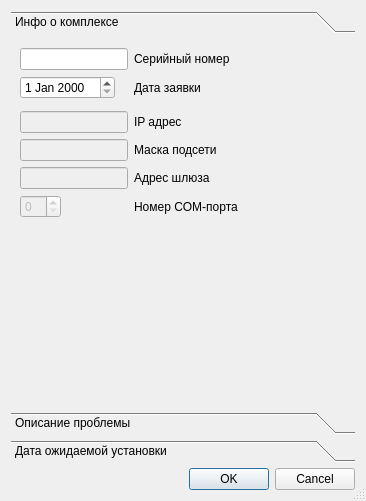
<?xml version="1.0" encoding="UTF-8"?>
<ui version="4.0">
 <class>Dialog</class>
 <widget class="QDialog" name="Dialog">
  <property name="geometry">
   <rect>
    <x>0</x>
    <y>0</y>
    <width>366</width>
    <height>501</height>
   </rect>
  </property>
  <property name="windowTitle">
   <string>Dialog</string>
  </property>
  <property name="sizeGripEnabled">
   <bool>true</bool>
  </property>
  <layout class="QVBoxLayout" name="verticalLayout">
   <item>
    <widget class="QToolBox" name="toolBox">
     <property name="currentIndex">
      <number>0</number>
     </property>
     <widget class="QWidget" name="page">
      <property name="geometry">
       <rect>
        <x>0</x>
        <y>0</y>
        <width>348</width>
        <height>355</height>
       </rect>
      </property>
      <attribute name="label">
       <string>Инфо о комплексе</string>
      </attribute>
      <layout class="QVBoxLayout" name="verticalLayout_2">
       <item>
        <layout class="QFormLayout" name="formLayout">
         <item row="0" column="0">
          <widget class="QLineEdit" name="serialNumberEdit"/>
         </item>
         <item row="0" column="1">
          <widget class="QLabel" name="label">
           <property name="text">
            <string>Серийный номер</string>
           </property>
          </widget>
         </item>
         <item row="1" column="0">
          <widget class="QDateEdit" name="dateCreationEdit"/>
         </item>
         <item row="1" column="1">
          <widget class="QLabel" name="label_2">
           <property name="text">
            <string>Дата заявки</string>
           </property>
          </widget>
         </item>
         <item row="5" column="0">
          <widget class="QLineEdit" name="ipEdit">
           <property name="enabled">
            <bool>false</bool>
           </property>
          </widget>
         </item>
         <item row="5" column="1">
          <widget class="QLabel" name="label_3">
           <property name="text">
            <string>IP адрес</string>
           </property>
          </widget>
         </item>
         <item row="6" column="0">
          <widget class="QLineEdit" name="netmaskEdit">
           <property name="enabled">
            <bool>false</bool>
           </property>
          </widget>
         </item>
         <item row="6" column="1">
          <widget class="QLabel" name="label_4">
           <property name="text">
            <string>Маска подсети</string>
           </property>
          </widget>
         </item>
         <item row="7" column="0">
          <widget class="QLineEdit" name="gatewayEdit">
           <property name="enabled">
            <bool>false</bool>
           </property>
          </widget>
         </item>
         <item row="7" column="1">
          <widget class="QLabel" name="label_5">
           <property name="text">
            <string>Адрес шлюза</string>
           </property>
          </widget>
         </item>
         <item row="8" column="0">
          <widget class="QSpinBox" name="comEdit">
           <property name="enabled">
            <bool>false</bool>
           </property>
          </widget>
         </item>
         <item row="8" column="1">
          <widget class="QLabel" name="label_6">
           <property name="text">
            <string>Номер COM-порта</string>
           </property>
          </widget>
         </item>
         <item row="4" column="0" colspan="2">
          <layout class="QVBoxLayout" name="typeDevicesLayout"/>
         </item>
        </layout>
       </item>
      </layout>
     </widget>
     <widget class="QWidget" name="page_2">
      <property name="geometry">
       <rect>
        <x>0</x>
        <y>0</y>
        <width>348</width>
        <height>355</height>
       </rect>
      </property>
      <attribute name="label">
       <string>Описание проблемы</string>
      </attribute>
      <layout class="QVBoxLayout" name="verticalLayout_4">
       <item>
        <layout class="QVBoxLayout" name="typicalProblemsLayout"/>
       </item>
       <item>
        <widget class="QTextBrowser" name="commentEdit">
         <property name="enabled">
          <bool>false</bool>
         </property>
        </widget>
       </item>
      </layout>
     </widget>
     <widget class="QWidget" name="page_3">
      <attribute name="label">
       <string>Дата ожидаемой установки</string>
      </attribute>
      <widget class="QCalendarWidget" name="desiredFinishDateCalendar">
       <property name="geometry">
        <rect>
         <x>10</x>
         <y>10</y>
         <width>331</width>
         <height>211</height>
        </rect>
       </property>
      </widget>
     </widget>
    </widget>
   </item>
   <item>
    <widget class="QDialogButtonBox" name="buttonBox">
     <property name="orientation">
      <enum>Qt::Horizontal</enum>
     </property>
     <property name="standardButtons">
      <set>QDialogButtonBox::Cancel|QDialogButtonBox::Ok</set>
     </property>
     <property name="centerButtons">
      <bool>false</bool>
     </property>
    </widget>
   </item>
  </layout>
 </widget>
 <tabstops>
  <tabstop>serialNumberEdit</tabstop>
  <tabstop>dateCreationEdit</tabstop>
  <tabstop>ipEdit</tabstop>
  <tabstop>netmaskEdit</tabstop>
  <tabstop>gatewayEdit</tabstop>
  <tabstop>comEdit</tabstop>
  <tabstop>commentEdit</tabstop>
  <tabstop>desiredFinishDateCalendar</tabstop>
 </tabstops>
 <resources/>
 <connections>
  <connection>
   <sender>buttonBox</sender>
   <signal>accepted()</signal>
   <receiver>Dialog</receiver>
   <slot>accept()</slot>
   <hints>
    <hint type="sourcelabel">
     <x>248</x>
     <y>254</y>
    </hint>
    <hint type="destinationlabel">
     <x>157</x>
     <y>274</y>
    </hint>
   </hints>
  </connection>
  <connection>
   <sender>buttonBox</sender>
   <signal>rejected()</signal>
   <receiver>Dialog</receiver>
   <slot>reject()</slot>
   <hints>
    <hint type="sourcelabel">
     <x>316</x>
     <y>260</y>
    </hint>
    <hint type="destinationlabel">
     <x>286</x>
     <y>274</y>
    </hint>
   </hints>
  </connection>
 </connections>
</ui>
